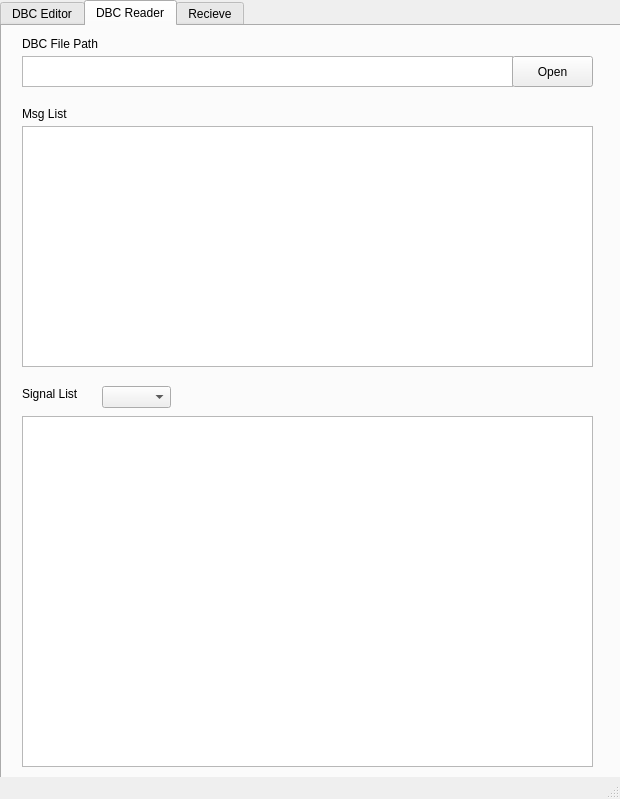
<?xml version="1.0" encoding="UTF-8"?>
<ui version="4.0">
 <class>MainWindow</class>
 <widget class="QMainWindow" name="MainWindow">
  <property name="geometry">
   <rect>
    <x>0</x>
    <y>0</y>
    <width>620</width>
    <height>799</height>
   </rect>
  </property>
  <property name="windowTitle">
   <string>DBC Editor for CAN Bus Database Files</string>
  </property>
  <widget class="QWidget" name="centralwidget">
   <widget class="QTabWidget" name="tabWidget">
    <property name="geometry">
     <rect>
      <x>0</x>
      <y>0</y>
      <width>621</width>
      <height>781</height>
     </rect>
    </property>
    <property name="toolTip">
     <string>&lt;html&gt;&lt;head/&gt;&lt;body&gt;&lt;p&gt;&lt;br/&gt;&lt;/p&gt;&lt;/body&gt;&lt;/html&gt;</string>
    </property>
    <property name="whatsThis">
     <string>&lt;html&gt;&lt;head/&gt;&lt;body&gt;&lt;p&gt;&lt;br/&gt;&lt;/p&gt;&lt;/body&gt;&lt;/html&gt;</string>
    </property>
    <property name="autoFillBackground">
     <bool>true</bool>
    </property>
    <property name="currentIndex">
     <number>1</number>
    </property>
    <widget class="QWidget" name="tab">
     <attribute name="title">
      <string>DBC Editor</string>
     </attribute>
     <widget class="QLabel" name="label_4">
      <property name="geometry">
       <rect>
        <x>270</x>
        <y>220</y>
        <width>48</width>
        <height>16</height>
       </rect>
      </property>
      <property name="text">
       <string>Bit Start</string>
      </property>
     </widget>
     <widget class="QTextEdit" name="sg_name">
      <property name="geometry">
       <rect>
        <x>20</x>
        <y>240</y>
        <width>231</width>
        <height>31</height>
       </rect>
      </property>
      <property name="font">
       <font>
        <pointsize>9</pointsize>
       </font>
      </property>
     </widget>
     <widget class="QTextEdit" name="CAN_ID">
      <property name="geometry">
       <rect>
        <x>30</x>
        <y>80</y>
        <width>221</width>
        <height>31</height>
       </rect>
      </property>
     </widget>
     <widget class="QLabel" name="label_3">
      <property name="geometry">
       <rect>
        <x>20</x>
        <y>220</y>
        <width>81</width>
        <height>16</height>
       </rect>
      </property>
      <property name="text">
       <string>Name</string>
      </property>
     </widget>
     <widget class="QLabel" name="label_14">
      <property name="geometry">
       <rect>
        <x>260</x>
        <y>280</y>
        <width>48</width>
        <height>16</height>
       </rect>
      </property>
      <property name="text">
       <string>Min</string>
      </property>
     </widget>
     <widget class="QSpinBox" name="sg_length">
      <property name="geometry">
       <rect>
        <x>340</x>
        <y>240</y>
        <width>51</width>
        <height>31</height>
       </rect>
      </property>
     </widget>
     <widget class="QTextEdit" name="sg_offset">
      <property name="geometry">
       <rect>
        <x>140</x>
        <y>300</y>
        <width>101</width>
        <height>31</height>
       </rect>
      </property>
     </widget>
     <widget class="QLabel" name="label_10">
      <property name="geometry">
       <rect>
        <x>440</x>
        <y>60</y>
        <width>41</width>
        <height>16</height>
       </rect>
      </property>
      <property name="text">
       <string>Length</string>
      </property>
     </widget>
     <widget class="QLabel" name="label_11">
      <property name="geometry">
       <rect>
        <x>30</x>
        <y>120</y>
        <width>61</width>
        <height>16</height>
       </rect>
      </property>
      <property name="text">
       <string>Comment</string>
      </property>
     </widget>
     <widget class="QTextEdit" name="sg_max">
      <property name="geometry">
       <rect>
        <x>370</x>
        <y>300</y>
        <width>91</width>
        <height>31</height>
       </rect>
      </property>
     </widget>
     <widget class="QLabel" name="label_17">
      <property name="geometry">
       <rect>
        <x>490</x>
        <y>220</y>
        <width>48</width>
        <height>16</height>
       </rect>
      </property>
      <property name="text">
       <string>Type</string>
      </property>
     </widget>
     <widget class="QTextBrowser" name="DBC_temp">
      <property name="geometry">
       <rect>
        <x>20</x>
        <y>440</y>
        <width>571</width>
        <height>261</height>
       </rect>
      </property>
     </widget>
     <widget class="QPushButton" name="Add_DBC">
      <property name="geometry">
       <rect>
        <x>410</x>
        <y>710</y>
        <width>81</width>
        <height>21</height>
       </rect>
      </property>
      <property name="text">
       <string>Add DBC</string>
      </property>
     </widget>
     <widget class="QLabel" name="label_8">
      <property name="geometry">
       <rect>
        <x>480</x>
        <y>280</y>
        <width>48</width>
        <height>16</height>
       </rect>
      </property>
      <property name="text">
       <string>Unit</string>
      </property>
     </widget>
     <widget class="QTextEdit" name="msg_cm">
      <property name="geometry">
       <rect>
        <x>30</x>
        <y>140</y>
        <width>561</width>
        <height>31</height>
       </rect>
      </property>
     </widget>
     <widget class="QTextEdit" name="sg_factor">
      <property name="geometry">
       <rect>
        <x>20</x>
        <y>300</y>
        <width>101</width>
        <height>31</height>
       </rect>
      </property>
     </widget>
     <widget class="QPushButton" name="Add_Signal">
      <property name="geometry">
       <rect>
        <x>500</x>
        <y>400</y>
        <width>91</width>
        <height>21</height>
       </rect>
      </property>
      <property name="text">
       <string>Add Signal</string>
      </property>
     </widget>
     <widget class="QTextEdit" name="msg_name">
      <property name="geometry">
       <rect>
        <x>280</x>
        <y>80</y>
        <width>131</width>
        <height>31</height>
       </rect>
      </property>
     </widget>
     <widget class="QComboBox" name="sg_type">
      <property name="geometry">
       <rect>
        <x>490</x>
        <y>240</y>
        <width>101</width>
        <height>31</height>
       </rect>
      </property>
      <item>
       <property name="text">
        <string>Signed</string>
       </property>
      </item>
      <item>
       <property name="text">
        <string>Unsigned</string>
       </property>
      </item>
     </widget>
     <widget class="QLabel" name="label">
      <property name="geometry">
       <rect>
        <x>30</x>
        <y>60</y>
        <width>48</width>
        <height>16</height>
       </rect>
      </property>
      <property name="text">
       <string>CAN ID</string>
      </property>
     </widget>
     <widget class="QLabel" name="label_6">
      <property name="geometry">
       <rect>
        <x>20</x>
        <y>280</y>
        <width>48</width>
        <height>16</height>
       </rect>
      </property>
      <property name="text">
       <string>Factor</string>
      </property>
     </widget>
     <widget class="QLabel" name="label_15">
      <property name="geometry">
       <rect>
        <x>370</x>
        <y>280</y>
        <width>48</width>
        <height>16</height>
       </rect>
      </property>
      <property name="text">
       <string>Max</string>
      </property>
     </widget>
     <widget class="QLabel" name="label_16">
      <property name="geometry">
       <rect>
        <x>410</x>
        <y>220</y>
        <width>48</width>
        <height>16</height>
       </rect>
      </property>
      <property name="text">
       <string>Endian</string>
      </property>
     </widget>
     <widget class="QLabel" name="label_7">
      <property name="geometry">
       <rect>
        <x>140</x>
        <y>280</y>
        <width>48</width>
        <height>16</height>
       </rect>
      </property>
      <property name="text">
       <string>Offset</string>
      </property>
     </widget>
     <widget class="QLabel" name="label_18">
      <property name="geometry">
       <rect>
        <x>20</x>
        <y>420</y>
        <width>61</width>
        <height>16</height>
       </rect>
      </property>
      <property name="text">
       <string>DBC File</string>
      </property>
     </widget>
     <widget class="QLabel" name="label_13">
      <property name="geometry">
       <rect>
        <x>10</x>
        <y>180</y>
        <width>121</width>
        <height>31</height>
       </rect>
      </property>
      <property name="font">
       <font>
        <pointsize>15</pointsize>
       </font>
      </property>
      <property name="text">
       <string>Signal (EEC1)</string>
      </property>
     </widget>
     <widget class="QPushButton" name="Del_Line">
      <property name="geometry">
       <rect>
        <x>310</x>
        <y>710</y>
        <width>81</width>
        <height>21</height>
       </rect>
      </property>
      <property name="text">
       <string>Delete Line</string>
      </property>
     </widget>
     <widget class="QLabel" name="label_5">
      <property name="geometry">
       <rect>
        <x>340</x>
        <y>220</y>
        <width>48</width>
        <height>16</height>
       </rect>
      </property>
      <property name="text">
       <string>Length</string>
      </property>
     </widget>
     <widget class="QLabel" name="label_12">
      <property name="geometry">
       <rect>
        <x>10</x>
        <y>20</y>
        <width>131</width>
        <height>31</height>
       </rect>
      </property>
      <property name="font">
       <font>
        <pointsize>15</pointsize>
       </font>
      </property>
      <property name="text">
       <string>CAN Message</string>
      </property>
     </widget>
     <widget class="QSpinBox" name="sg_start">
      <property name="geometry">
       <rect>
        <x>270</x>
        <y>240</y>
        <width>51</width>
        <height>31</height>
       </rect>
      </property>
     </widget>
     <widget class="QSpinBox" name="msg_length">
      <property name="geometry">
       <rect>
        <x>440</x>
        <y>80</y>
        <width>51</width>
        <height>31</height>
       </rect>
      </property>
     </widget>
     <widget class="QLabel" name="label_2">
      <property name="geometry">
       <rect>
        <x>280</x>
        <y>60</y>
        <width>48</width>
        <height>16</height>
       </rect>
      </property>
      <property name="text">
       <string>Name</string>
      </property>
     </widget>
     <widget class="QPushButton" name="Add_msg">
      <property name="geometry">
       <rect>
        <x>490</x>
        <y>180</y>
        <width>101</width>
        <height>21</height>
       </rect>
      </property>
      <property name="text">
       <string>Add Message</string>
      </property>
     </widget>
     <widget class="QPushButton" name="Save_DBC">
      <property name="geometry">
       <rect>
        <x>510</x>
        <y>710</y>
        <width>81</width>
        <height>21</height>
       </rect>
      </property>
      <property name="text">
       <string>Save DBC</string>
      </property>
     </widget>
     <widget class="QComboBox" name="sg_endian">
      <property name="geometry">
       <rect>
        <x>410</x>
        <y>240</y>
        <width>61</width>
        <height>31</height>
       </rect>
      </property>
      <item>
       <property name="text">
        <string>Little</string>
       </property>
      </item>
      <item>
       <property name="text">
        <string>Big</string>
       </property>
      </item>
     </widget>
     <widget class="QTextEdit" name="sg_cm">
      <property name="geometry">
       <rect>
        <x>20</x>
        <y>360</y>
        <width>571</width>
        <height>31</height>
       </rect>
      </property>
     </widget>
     <widget class="QTextEdit" name="sg_unit">
      <property name="geometry">
       <rect>
        <x>480</x>
        <y>300</y>
        <width>111</width>
        <height>31</height>
       </rect>
      </property>
     </widget>
     <widget class="QLabel" name="label_9">
      <property name="geometry">
       <rect>
        <x>20</x>
        <y>340</y>
        <width>71</width>
        <height>16</height>
       </rect>
      </property>
      <property name="text">
       <string>Comment</string>
      </property>
     </widget>
     <widget class="QTextEdit" name="sg_min">
      <property name="geometry">
       <rect>
        <x>260</x>
        <y>300</y>
        <width>91</width>
        <height>31</height>
       </rect>
      </property>
     </widget>
     <zorder>label_4</zorder>
     <zorder>sg_name</zorder>
     <zorder>CAN_ID</zorder>
     <zorder>label_3</zorder>
     <zorder>label_14</zorder>
     <zorder>sg_length</zorder>
     <zorder>sg_offset</zorder>
     <zorder>label_10</zorder>
     <zorder>label_11</zorder>
     <zorder>sg_max</zorder>
     <zorder>label_17</zorder>
     <zorder>Add_DBC</zorder>
     <zorder>label_8</zorder>
     <zorder>msg_cm</zorder>
     <zorder>sg_factor</zorder>
     <zorder>Add_Signal</zorder>
     <zorder>msg_name</zorder>
     <zorder>sg_type</zorder>
     <zorder>label</zorder>
     <zorder>label_6</zorder>
     <zorder>label_15</zorder>
     <zorder>label_16</zorder>
     <zorder>label_7</zorder>
     <zorder>label_18</zorder>
     <zorder>label_13</zorder>
     <zorder>Del_Line</zorder>
     <zorder>label_5</zorder>
     <zorder>label_12</zorder>
     <zorder>sg_start</zorder>
     <zorder>msg_length</zorder>
     <zorder>label_2</zorder>
     <zorder>Add_msg</zorder>
     <zorder>Save_DBC</zorder>
     <zorder>sg_endian</zorder>
     <zorder>sg_cm</zorder>
     <zorder>sg_unit</zorder>
     <zorder>label_9</zorder>
     <zorder>sg_min</zorder>
     <zorder>DBC_temp</zorder>
    </widget>
    <widget class="QWidget" name="tab_2">
     <attribute name="title">
      <string>DBC Reader</string>
     </attribute>
     <widget class="QTextBrowser" name="txt_DBCfilepath">
      <property name="geometry">
       <rect>
        <x>20</x>
        <y>30</y>
        <width>491</width>
        <height>31</height>
       </rect>
      </property>
      <property name="font">
       <font>
        <pointsize>9</pointsize>
       </font>
      </property>
     </widget>
     <widget class="QLabel" name="label_20">
      <property name="geometry">
       <rect>
        <x>20</x>
        <y>10</y>
        <width>101</width>
        <height>16</height>
       </rect>
      </property>
      <property name="font">
       <font>
        <pointsize>9</pointsize>
       </font>
      </property>
      <property name="text">
       <string>DBC File Path</string>
      </property>
     </widget>
     <widget class="QPushButton" name="Open_DBC">
      <property name="geometry">
       <rect>
        <x>510</x>
        <y>30</y>
        <width>81</width>
        <height>31</height>
       </rect>
      </property>
      <property name="text">
       <string>Open</string>
      </property>
     </widget>
     <widget class="QLabel" name="label_26">
      <property name="geometry">
       <rect>
        <x>20</x>
        <y>80</y>
        <width>61</width>
        <height>16</height>
       </rect>
      </property>
      <property name="font">
       <font>
        <pointsize>9</pointsize>
       </font>
      </property>
      <property name="text">
       <string>Msg List</string>
      </property>
     </widget>
     <widget class="QLabel" name="label_27">
      <property name="geometry">
       <rect>
        <x>20</x>
        <y>360</y>
        <width>61</width>
        <height>16</height>
       </rect>
      </property>
      <property name="font">
       <font>
        <pointsize>9</pointsize>
       </font>
      </property>
      <property name="text">
       <string>Signal List</string>
      </property>
     </widget>
     <widget class="QComboBox" name="sg_select_combo">
      <property name="geometry">
       <rect>
        <x>100</x>
        <y>360</y>
        <width>69</width>
        <height>22</height>
       </rect>
      </property>
     </widget>
     <widget class="QTableWidget" name="sg_table">
      <property name="geometry">
       <rect>
        <x>20</x>
        <y>390</y>
        <width>571</width>
        <height>351</height>
       </rect>
      </property>
     </widget>
     <widget class="QTableWidget" name="msg_table">
      <property name="geometry">
       <rect>
        <x>20</x>
        <y>100</y>
        <width>571</width>
        <height>241</height>
       </rect>
      </property>
     </widget>
    </widget>
    <widget class="QWidget" name="tab_3">
     <attribute name="title">
      <string>Recieve</string>
     </attribute>
     <widget class="QComboBox" name="sg_select_combo_2">
      <property name="geometry">
       <rect>
        <x>70</x>
        <y>10</y>
        <width>69</width>
        <height>22</height>
       </rect>
      </property>
     </widget>
     <widget class="QLabel" name="label_24">
      <property name="geometry">
       <rect>
        <x>20</x>
        <y>10</y>
        <width>81</width>
        <height>21</height>
       </rect>
      </property>
      <property name="font">
       <font>
        <pointsize>9</pointsize>
       </font>
      </property>
      <property name="text">
       <string>Data</string>
      </property>
     </widget>
     <widget class="QTableWidget" name="live_table">
      <property name="geometry">
       <rect>
        <x>20</x>
        <y>40</y>
        <width>571</width>
        <height>301</height>
       </rect>
      </property>
     </widget>
     <widget class="QTextBrowser" name="txt_t3">
      <property name="geometry">
       <rect>
        <x>20</x>
        <y>380</y>
        <width>571</width>
        <height>351</height>
       </rect>
      </property>
     </widget>
     <widget class="QLabel" name="label_28">
      <property name="geometry">
       <rect>
        <x>20</x>
        <y>360</y>
        <width>81</width>
        <height>16</height>
       </rect>
      </property>
      <property name="font">
       <font>
        <pointsize>9</pointsize>
       </font>
      </property>
      <property name="text">
       <string>Receive Data</string>
      </property>
     </widget>
    </widget>
   </widget>
  </widget>
  <widget class="QStatusBar" name="statusbar"/>
 </widget>
 <resources/>
 <connections/>
</ui>
